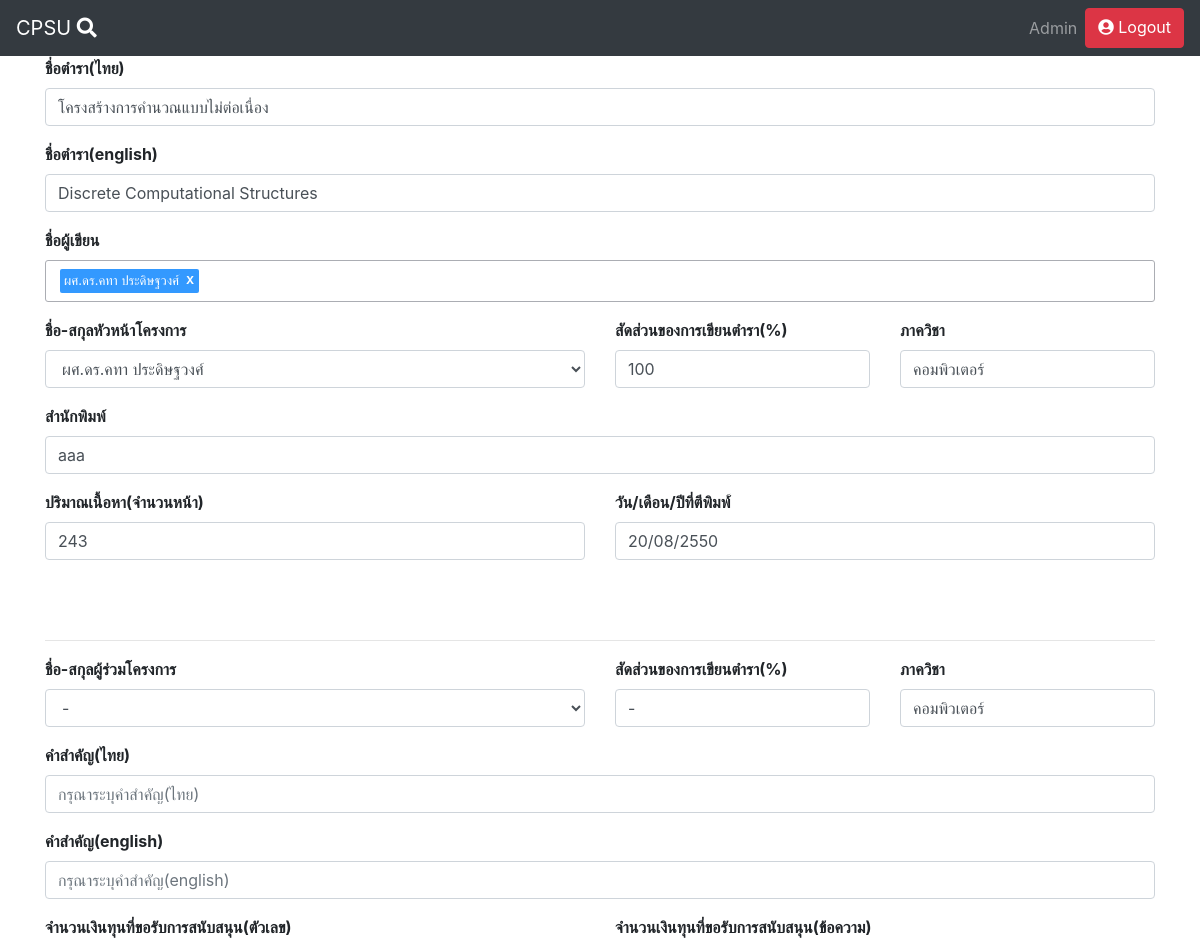
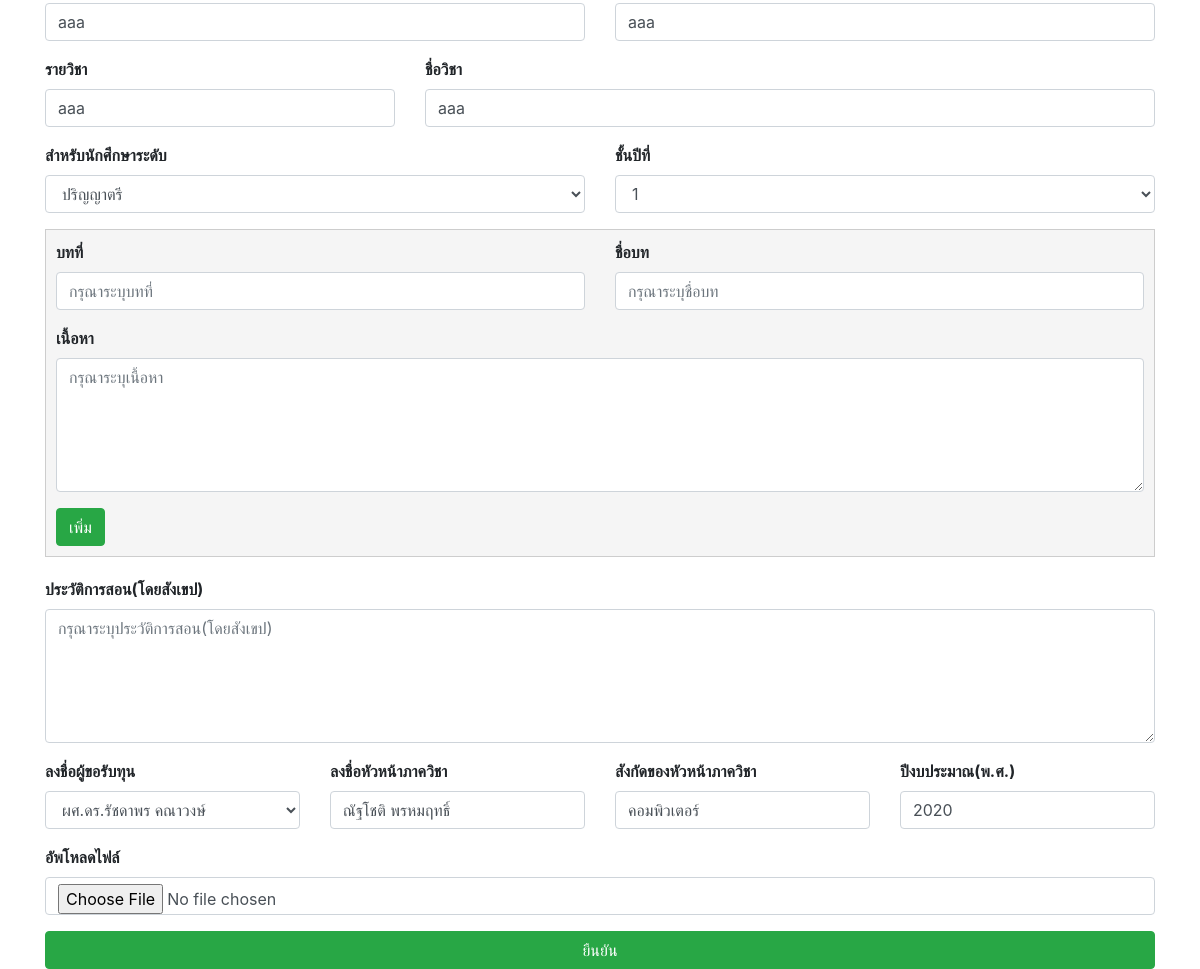
Page /admin/edit_scholarship_book.php/?id=19 (signed in) on the committed database (2 pictures, top to bottom).
### tables this page shows
CREATE TABLE `scholarship_book` (
  `year` varchar(255) NOT NULL,
  `date` varchar(255) NOT NULL,
  `titleTH` varchar(255) NOT NULL,
  `titleEN` varchar(255) NOT NULL,
  `author` varchar(255) NOT NULL,
  `writer_name` varchar(255) NOT NULL,
  `writer_department` varchar(255) NOT NULL,
  `write_ratio` varchar(255) NOT NULL,
  `co_writer_name` varchar(255) NOT NULL,
  `co_writer_department` varchar(255) NOT NULL,
  `co_write_ratio` varchar(255) NOT NULL,
  `keywordTH` varchar(255) NOT NULL,
  `keywordEN` varchar(255) NOT NULL,
  `amount` varchar(255) NOT NULL,
  `amount_text` varchar(255) NOT NULL,
  `subject_no` varchar(255) NOT NULL,
  `subject` varchar(255) NOT NULL,
  `for_student` varchar(255) NOT NULL,
  `student_year` varchar(255) NOT NULL,
  `page_amount` varchar(255) NOT NULL,
  `chapter_no` varchar(255) NOT NULL,
  `chapter_name` text NOT NULL,
  `content` text NOT NULL,
  `teaching_history` varchar(255) NOT NULL,
  `applicant` varchar(255) NOT NULL,
  `head_of_department` varchar(255) NOT NULL,
  `department_name` varchar(255) NOT NULL,
  `publisher` varchar(255) NOT NULL,
  `id` int(11) NOT NULL,
  `type` varchar(255) NOT NULL,
  `file_path` varchar(255) NOT NULL,
  `check_scholarship` varchar(255) NOT NULL
);

### admin/edit_scholarship_book.php (the view, shortened to what this page needs)
<!DOCTYPE html>
<html lang="en" dir="ltr">
  <head>
    <link rel="stylesheet" href="https://maxcdn.bootstrapcdn.com/bootstrap/4.5.0/css/bootstrap.min.css">
    <link rel="stylesheet" href="https://use.fontawesome.com/releases/v5.7.0/css/all.css">
    <link rel="stylesheet" href="http://localhost/seniorproject/fm.tagator.jquery.css">
  </head>
  <body>
    <?php require('../navbar.php');?>
    <?php
      $servername = "localhost";
      $username = "root";
      $password = "";
      $dbname = "test";
      $conn = new mysqli($servername, $username, $password, $dbname);
      $id=$_GET['id'];
      $sql = "SELECT * FROM `scholarship_book` WHERE `id`=$id";
      $result = $conn->query($sql);
      $row = $result->fetch_assoc();
      $year=$row['year'];
      $titleTH=$row['titleTH'];
      $titleEN=$row['titleEN'];
      $writer_name=$row['writer_name'];
      $writer_department=$row['writer_department'];
      $write_ratio=$row['write_ratio'];
      $co_writer_name=$row['co_writer_name'];
      $co_writer_department=$row['co_writer_department'];
      $co_write_ratio=$row['co_write_ratio'];
      $keywordTH=$row['keywordTH'];
      $keywordEN=$row['keywordEN'];
      $amount=$row['amount'];
      $amount_text=$row['amount_text'];
      $subject_no=$row['subject_no'];
      $subject=$row['subject'];
      $page_amount=$row['page_amount'];
      $chapter_no=$row['chapter_no'];
      $chapter_name=$row['chapter_name'];
      $content=$row['content'];
      $teaching_history=$row['teaching_history'];
      $applicant=$row['applicant'];
      $head_of_department=$row['head_of_department'];
      $publisher=$row['publisher'];
      $date=$row['date'];
      $active="Active";
      $sql = "SELECT * FROM `teacher` WHERE `status`='$active'";
      $result = $conn->query($sql);
      $teacher_name=[];
      if ($result->num_rows > 0) {
        while($row = $result->fetch_assoc())  {
          array_push($teacher_name,$row['title'].$row['name']);
        }
        array_push($teacher_name,'-');
      }
      $chapter_no_arr = explode(",,,", $chapter_no);
      $chapter_name_arr = explode(",,,", $chapter_name);
      $content_arr = explode(",,,", $content);
      array_shift($chapter_no_arr);
      array_shift($chapter_name_arr);
      array_shift($content_arr);
    ?>
        <div class="container">
          <form action='<?php echo "http://localhost/seniorproject/admin/edit_scholarship_book.php/?id=$id"?>' method="post" enctype="multipart/form-data">
              <div class="form-group">
                <label for="titleTH"><strong>ชื่อตำรา(ไทย)</strong></label>
                <input type="text" class="form-control" placeholder="กรุณากรอกชื่อตำรา(ไทย)" name="titleTH" value="<?php echo $titleTH; ?>">
              </div>
              <div class="form-group">
                <label for="titleEN"><strong>ชื่อตำรา(english)</strong></label>
                <input type="text" class="form-control" placeholder="กรุณากรอกชื่อตำรา(english)" name="titleEN" value="<?php echo $titleEN; ?>">
              </div>
              <div class="form-group">
                <label for="author"><strong>ชื่อผู้เขียน</strong></label>
              </div>
              <div class='row'>
                <div class="form-group col-md-6">
                  <label for="writer_name"><strong>ชื่อ-สกุลหัวหน้าโครงการ</strong></label>
                  <select class="form-control" name="writer_name">
                      <?php
                        foreach ($teacher_name as $name) {
                          if($writer_name==$name){
                            echo "<option value='$name' selected>$name</option>";
                          }
                          else{
                            echo "<option value='$name'>$name</option>";
                          }
                        }
                      ?>
                  </select>
                </div>
                <div class="form-group col-md-3">
                  <label for="write_ratio"><strong>สัดส่วนของการเขียนตำรา(%)</strong></label>
                  <input type="text" class="form-control" placeholder="กรุณากรอกสัดส่วนของการเขียนตำรา(%)" name="write_ratio" value="<?php echo $write_ratio; ?>">
                </div>
                <div class="form-group col-md-3">
                  <label for="writer_department"><strong>ภาควิชา</strong></label>
                  <input type="text" class="form-control" placeholder="กรุณากรอกภาควิชา" name="writer_department" value="<?php echo $writer_department; ?>">
                </div>
              </div>
              <div class="form-group">
                <label for="publisher"><strong>สำนักพิมพ์</strong></label>
                <input type="text" class="form-control" placeholder="กรุณาระบุสำนักพิมพ์" name="publisher" value="<?php echo $publisher; ?>">
              </div>
              <div class='row'>
                <div class="form-group col-md-6">
                  <label for="page_amount"><strong>ปริมาณเนื้อหา(จำนวนหน้า)</strong></label>
                  <input type="text" class="form-control" placeholder="กรุณาระบุจำนวนหน้า" name="page_amount" value="<?php echo $page_amount; ?>">
                </div>
                <div class="form-group col-md-6">
                  <label for="date"><strong>วัน/เดือน/ปีที่ตีพิมพ์</strong>์</label>
                  <input type="text" class="form-control" placeholder="กรุณาระบุวัน/เดือน/ปี" name="date" value="<?php echo $date; ?>">
                </div>
              </div>
              <br>
              <br>
              <hr>
              <div class='row'>
                <div class="form-group col-md-6">
                  <label for="co_writer_name"><strong>ชื่อ-สกุลผู้ร่วมโครงการ</strong></label>
                  <select class="form-control" name="co_writer_name">
                      <?php
                        foreach ($teacher_name as $name) {
                          if($co_writer_name==$name){
                            echo "<option value='$name' selected>$name</option>";
                          }
                          else{
                            echo "<option value='$name'>$name</option>";
                          }
                        }
                      ?>
                  </select>
                </div>
                <div class="form-group col-md-3">
                  <label for="co_write_ratio"><strong>สัดส่วนของการเขียนตำรา(%)</strong></label>
                  <input type="text" class="form-control" placeholder="กรุณากรอกสัดส่วนของการเขียนตำรา(เปอร์เซ็นต์)" name="co_write_ratio" value="<?php echo $co_write_ratio; ?>">
                </div>
                <div class="form-group col-md-3">
                  <label for="co_writer_department"><strong>ภาควิชา</strong></label>
                  <input type="text" class="form-control" placeholder="กรุณากรอกภาควิชา" name="co_writer_department" value="<?php echo $co_writer_department; ?>">
                </div>
              </div>
              <div class="form-group">
                <label for="keywordTH"><strong>คำสำคัญ(ไทย)</strong></label>
                <input type="text" class="form-control" placeholder="กรุณาระบุคำสำคัญ(ไทย)" name="keywordTH" value="<?php echo $keywordTH; ?>">
              </div>
              <div class="form-group">
                <label for="keywordEN"><strong>คำสำคัญ(english)</strong></label>
                <input type="text" class="form-control" placeholder="กรุณาระบุคำสำคัญ(english)" name="keywordEN" value="<?php echo $keywordEN; ?>">
              </div>
              <div class='row'>
                <div class="form-group col-md-6">
                  <label for="amount"><strong>จำนวนเงินทุนที่ขอรับการสนับสนุน(ตัวเลข)</strong></label>
                  <input type="text" class="form-control" placeholder="ระบุจำนวนเงินทุนที่ขอรับการสนับสนุน" name="amount" value="<?php echo $amount; ?>">
                </div>
                <div class="form-group col-md-6">
                  <label for="amount_text"><strong>จำนวนเงินทุนที่ขอรับการสนับสนุน(ข้อความ)</strong></label>
                  <input type="text" class="form-control" placeholder="ระบุจำนวนเงินทุนที่ขอรับการสนับสนุน" name="amount_text" value="<?php echo $amount_text; ?>">
                </div>
              </div>
              <div class='row'>
                <div class="form-group col-md-4">
                  <label for="subject_no"><strong>รายวิชา</strong></label>
                  <input type="text" class="form-control" placeholder="กรุณาระบุรายวิชา" name="subject_no" value="<?php echo $subject_no; ?>">
                </div>
                <div class="form-group col-md-8">
                  <label for="subject"><strong>ชื่อวิชา</strong></label>
                  <input type="text" class="form-control" placeholder="กรุณาระบุชื่อวิชา" name="subject" value="<?php echo $subject; ?>">
                </div>
              </div>
              <div class='row'>
                <div class="form-group col-md-6">
                  <label for="for_student"><strong>สำหรับนักศึกษาระดับ</strong></label>
                  <select class="form-control" name="for_student">
                      <option value="ปริญญาตรี">ปริญญาตรี</option>
                  </select>
                </div>
                <div class="form-group col-md-6">
                  <label for="student_year"><strong>ชั้นปีที่</strong></label>
                  <select class="form-control" name="student_year">
                      <option value="1">1</option>
                  </select>
                </div>
              </div>
              <div class="field_wrapper">
                <?php
                  if (count($chapter_no_arr) > 0) {
                    for($i=0;$i<count($chapter_no_arr);$i++) {
                      $current_chapter_no = $chapter_no_arr[$i];
                      $current_chapter_name = $chapter_name_arr[$i];
                      $current_content = $content_arr[$i];
                      echo "
                      <div style='border:1px solid #cdcdcd; padding:10px; margin-bottom:20px;background-color:#f5f5f5'>
                        <div class='row'>
                          <div class='form-group col-md-6'>
                            <label for='chapter_no_3'><strong>บทที่</strong></label>
                            <input type='text' class='form-control' placeholder='กรุณาระบุบทที่' name='chapter_no[]' value='$current_chapter_no'>
                          </div>
                          <div class='form-group col-md-6'>
                            <label for='chapter_name_3'><strong>ชื่อบท</strong></label>
                            <input type='text' class='form-control' placeholder='กรุณาระบุชื่อบท' name='chapter_name[]' value='$current_chapter_name'>
                          </div>
                        </div>
                        <div class='form-group'>
                          <label for='content_3'><strong>เนื้อหา</strong></label>
                          <textarea type='text' class='form-control' placeholder='กรุณาระบุเนื้อหา' rows='5' name='content[]'>$current_content</textarea>
                        </div>
                        ";
                      if ($i == 0) {
                        echo "<a href='javascript:void(0);' class='add_button btn btn-success' title='Add field'>เพิ่ม</a>";
                      }
                      else{
                        echo '<a href="javascript:void(0);" class="remove_button btn btn-danger">ลบ</a>';
                      }
                      echo "<br></div>";
                    }
                  }
                ?>
              </div>
              <div class="form-group">
                <label for="teaching_history"><strong>ประวัติการสอน(โดยสังเขป)</strong></label>
                <textarea type="text" class="form-control" placeholder="กรุณาระบุประวัติการสอน(โดยสังเขป)" rows="5" name="teaching_history"><?php echo $teaching_history; ?></textarea>
              </div>
              <div class='row'>
                <div class="form-group col-md-3">
                  <label for="applicant"><strong>ลงชื่อผู้ขอรับทุน</strong></label>
                  <select class="form-control" name="applicant">
                      <?php
                        foreach ($teacher_name as $name) {
                          if($applicant==$name){
                            echo "<option value='$name' selected>$name</option>";
                          }
                          else{
                            echo "<option value='$name'>$name</option>";
                          }
                        }
                      ?>
                  </select>
                </div>
                <div class="form-group col-md-3">
                  <label for="head_of_department"><strong>ลงชื่อหัวหน้าภาควิชา</strong></label>
                  <input type="text" class="form-control" placeholder="กรุณาระบุชื่อหัวหน้าภาควิชา" name="head_of_department" value="<?php echo $head_of_department; ?>">
                </div>
                <div class="form-group col-md-3">
                  <label for="department_name"><strong>สังกัดของหัวหน้าภาควิชา</strong></label>
                  <input type="text" class="form-control" placeholder="กรุณาระบุสังกัดภาควิชา" name="department_name" value="คอมพิวเตอร์">
                </div>
                <div class="form-group col-md-3">
                  <label for="year"><strong>ปีงบประมาณ(พ.ศ.)</strong></label>
                  <input type="text" class="form-control" placeholder="กรุณากรอกปีงบประมาณ(พ.ศ.)" name="year"  value="<?php echo $year; ?>">
                </div>
              </div>
              <div class="form-group">
                <label for="book_file"><strong>อัพโหลดไฟล์</strong></label>
                <input type="file" class="form-control" placeholder="อัพโหลดไฟล์" name="book_file">
              </div>
              <button type="submit" class="btn btn-success btn-block">ยืนยัน</button>
          </form>
        </div>
  </body>
</html>

### rows in the picture
scholarship_book: titleTH "โครงสร้างการคำนวณแบบไม่ต่อเนื่อง", titleEN "Discrete Computational Structures", writer_name "ผศ.ดร.คทา ประดิษฐวงศ์", write_ratio "100", writer_department "คอมพิวเตอร์", publisher "aaa", page_amount "243", date "20/08/2550", co_writer_name "-", co_write_ratio "-", co_writer_department "คอมพิวเตอร์", amount "aaa", amount_text "aaa", subject_no "aaa", subject "aaa", applicant "ผศ.ดร.รัชดาพร คณาวงษ์", head_of_department "ณัฐโชติ พรหมฤทธิ์", year "2020"
